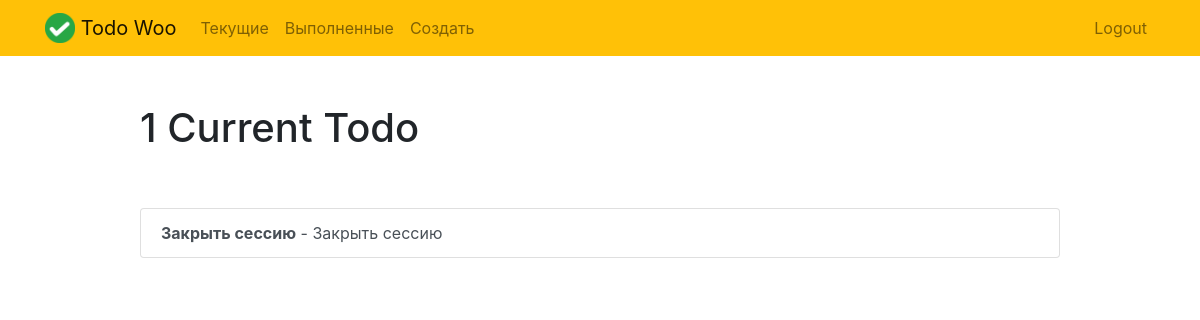
/current/ (signed in), run on an earlier commit of the app's database.
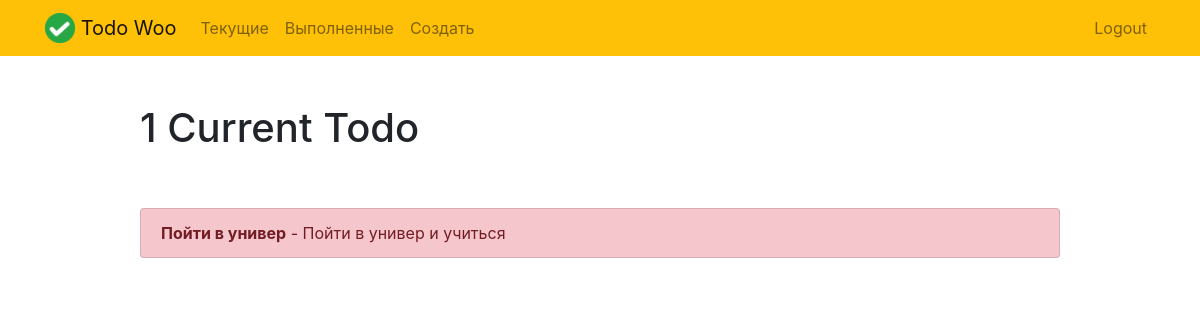
And on a later commit of the database.
### todo/models.py (models this page shows, shortened)
class Todo(models.Model):
    title = models.CharField(max_length=100)
    memo = models.TextField(blank=True)
    created = models.DateTimeField(auto_now_add=True)
    datecompleted = models.DateTimeField(null=True, blank = True)
    important = models.BooleanField(default=False)
    user = models.ForeignKey(User, on_delete=models.CASCADE)

### todo/views.py (the view)
# urls.py: path('current/', views.currenttodos, name='currenttodos'),
@login_required
def currenttodos(request):
    todos = Todo.objects.filter(user=request.user, datecompleted__isnull=True)
    return render(request, 'todo/currenttodos.html', {'todos':todos})

### todo/templates/todo/currenttodos.html
{% extends "todo/base.html" %}
{% block content %}
    <div class="row justify-content-center mt-5">
        <div class="col-md-10">
            {% if todos %}
                 <h1>{{ todos.count }} Current Todo{{ todos.count|pluralize }}</h1>
            {% else %}
                           <h1>Текущие задачи</h1>
            {% endif %}
        </div>
    </div>
    <div class="row justify-content-center mt-5">
        <div class="col-md-10">
        {% if todos %}
            <div class="list-group">
                {% for todo in todos %}
                    <a href="{% url 'viewtodo' todo.id %}" class="list-group-item list-group-item-action{% if todo.important %} list-group-item-danger{% endif %}"><b>{{ todo.title }}</b>{% if todo.memo %} - {{ todo.memo|truncatechars:30 }}{% endif %}</a>
                {% endfor %}
            </div>
        {% else %}
            <div class="text-center">
                <h2>Похоже, у вас нет задач! Хорошая работа.</h2>
            <br>
            <a role="button" class="btn btn-primary" href="{% url 'createtodo' %}">Новая задача</a>
            </div>
        {% endif %}
        </div>
    </div>
{% endblock %}

### todo/templates/todo/base.html (shortened to what this page needs)
{% load static %}
<!doctype html>
<html lang="en">
<head>
    <link rel="stylesheet" href="https://stackpath.bootstrapcdn.com/bootstrap/4.4.1/css/bootstrap.min.css">
</head>
<body>
<nav class="navbar navbar-expand-md navbar-light bg-warning">
<div class="container">
    <a class="navbar-brand" href="{% url 'home' %}">
         <img src="{% static 'todo/logo.png' %}" width="30" height="30" class="d-inline-block align-top">
        <span>Todo Woo</span>
    </a>
    <div class="collapse navbar-collapse" id="navbarNav">
    {% if user.is_authenticated %}
        <ul class="navbar-nav mr-auto">
                <li class="nav-item {{ current }}">
                    <a class="nav-link" href="{% url 'currenttodos' %}">Текущие</a>
                </li>
                <li class="nav-item {{ completed }}">
                    <a class="nav-link" href="{% url 'completedtodos' %}">Выполненные</a>
                </li>
                <li class="nav-item {{ create }}">
                    <a class="nav-link" href="{% url 'createtodo' %}">Создать</a>
                </li>
        </ul>
    {% endif %}
    <ul class="navbar-nav ml-auto">
            {% if user.is_authenticated %}
                <li class="nav-item">
                    <a href="#" onclick="$('#signOutBtn').click()" class="nav-link">Logout</a>
                </li>
            {% endif %}
        </ul>
    </div>
</div>
</nav>
<div class="container">
{% block content %}{% endblock %}
</div>
</body>
</html>

What changed in the data, as far as the page shows it:
no longer on this page (row edited): Todo: title "Закрыть сессию", memo "Закрыть сессию", important False (drawn)
added Todo: title "Пойти в универ", memo "Пойти в универ и учиться", important True (drawn)
